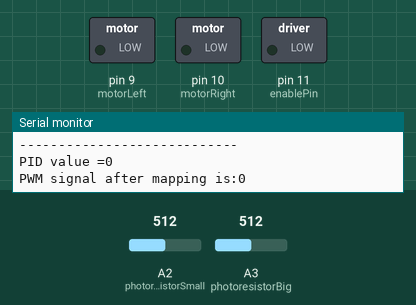
The sketch below on a simulated Arduino Uno, built with avr-gcc and run on an emulated ATmega328P. On the bench: switched loads named in the sketch (green lamp = pin HIGH), the last lines printed to the serial monitor. The inputs (shaded band) are chosen by the test bench; at power-on: A3 (photoresistorBig) = 512, A2 (photoresistorSmall) = 512.

Above: at 1.2 s.
1.3 s: A3 (photoresistorBig) set to 526
4.3 s: A3 (photoresistorBig) set to 543
At 5.2 s:
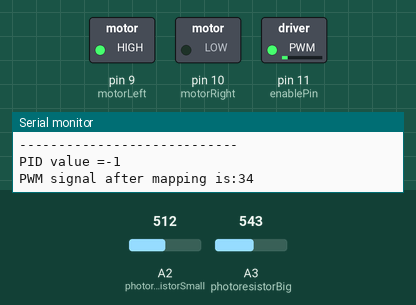
5.8 s: A2 (photoresistorSmall) set to 122
At 7.0 s:
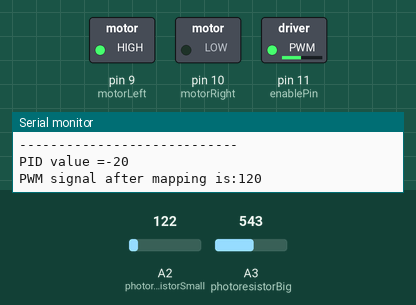
7.3 s: A2 (photoresistorSmall) set to 716
At 8.5 s:
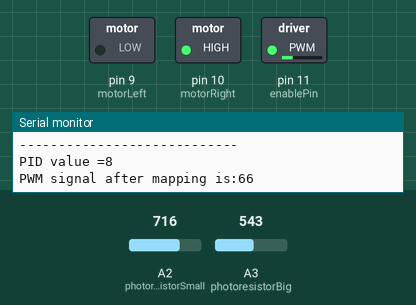
8.8 s: A2 (photoresistorSmall) set to 1023
At 10.0 s:
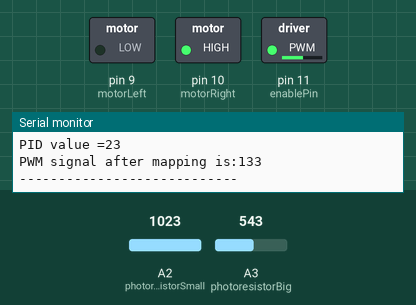
10.3 s: A3 (photoresistorBig) set to 900
At 11.4 s:
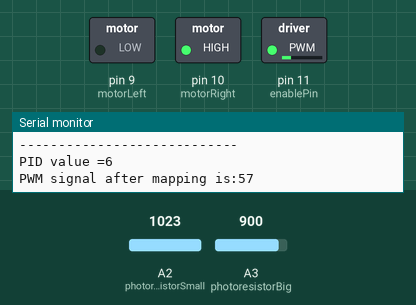
Timing chart, 0 to 12.8 s (numbered marks = the images above; inputs shaded):
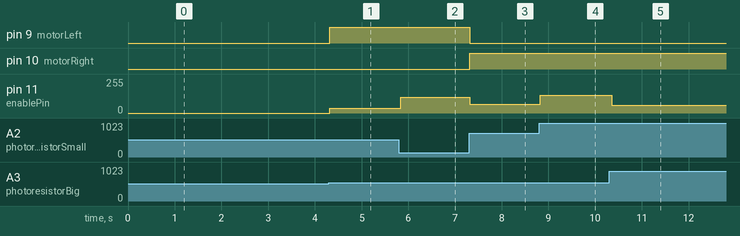

The sketch:

important_arduino_project.ino
```cpp
int photoresistorSmall = A2; // Photoresistor of the small breadboard
int photoresistorBig = A3; // Photoresistor of the big breadboard
int valueSmall = 0;
int valueBig = 0;
int i=0;
int enablePin = 11;
int motorRight = 10;
int motorLeft = 9;


float error=0;

//Proportional Controller
float k=0.0488;
float proportional = 0;

// Derivative
float kd = 0.02;
float derivative = 0;

float ti=0;
float tf=0;
float incT=0;

int q=0;
int q_int=0;
int q_prev=0;
int t_prev=0;
int t_new = 0;
int dt = 0;

// Integer
float ki = 0.2;
float integral = 0;

void setup() {
  // put your setup code here, to run once:
  Serial.begin(9600); // Enabling Serial Monitor [top-right]
  pinMode(enablePin, OUTPUT);          // Control motor speed
  pinMode(motorRight, OUTPUT);         // Pins for
  pinMode(motorLeft, OUTPUT);          // direction

  valueSmall=analogRead(photoresistorSmall); // get initial values
  valueBig=analogRead(photoresistorBig);

  q = valueSmall-valueBig; // Initial Error
  q_int = q; // Error of integral

  q_prev = q; // Previous error
  t_prev = millis();  // measure initial measurement time

}

void loop() {
  int pid_sum = 0; // Sum of Proportional, Integral and Derivative controller

  q = getError(); // Function that calculates the new error
  t_new = millis();

  //Serial.print("q = ");
  //Serial.println(q);

  //proportional
  proportional=k*q;

  //Integral & Derivative

  dt = (t_new - t_prev)/1000; // Difference between the 2 measurements

  derivative = (q-q_prev)/dt;

  q_prev = q;
  t_prev = t_new;

  q_int = q_int + q * dt;

    //incT=(tf-ti)/1000;   // Calculate in ms

  derivative=kd*derivative;
  integral=ki * q_int;


  pid_sum = integral + proportional;

  Serial.print("PID value =");
  Serial.println(pid_sum);


       if(pid_sum > 0){

      pid_sum = map(pid_sum,0, 50,30, 255);
      analogWrite(enablePin, pid_sum);            //Control speed
      digitalWrite(motorRight, HIGH);             //Control Direction
      digitalWrite(motorLeft, LOW);

       }else if(pid_sum < 0){

      pid_sum = map(-pid_sum,0, 50,30, 255);
      analogWrite(enablePin, pid_sum);
      digitalWrite(motorRight, LOW);
      digitalWrite(motorLeft, HIGH);

       }


  Serial.print("PWM signal after mapping is:");
  Serial.println(pid_sum);

  //analogWrite(10, pid_sum);
  Serial.println("----------------------------");


/*
 * We are using only one transistor, so DC motor can turn into only one direction. In order to make the
 * motor to rotate to the opposite direction we have to connect a second digiatal pin to dc motor with
 * another transistor as well and connect the transistor reverse-biased. So, if we have a value that is
 * below 0 in pid_sum then we analogWrite(pinA, 0) to switch off the first pin (not to rotate in the
 * previous direction and analogWrite(pinB, -pid_sum). Minus is very important because PWM cannot interpret
 * negative values.
 *
 */

}

int getError(){


  int valueSmall=analogRead(photoresistorSmall);
  int valueBig=analogRead(photoresistorBig);

  return valueSmall-valueBig;

}
```

Measured:
- the behaviour switches between 532 and 533 on A3 (photoresistorBig) (found by bisection; images 0 and 1)
- after the input at 4.3 s, pin 9 (motorLeft): LOW → HIGH at once; pin 11 (enablePin): 0/255 → 34/255 at once
- after the input at 5.8 s, pin 11 (enablePin): 34/255 → 120/255 at once
- after the input at 7.3 s, pin 9 (motorLeft): HIGH → LOW at once; pin 10 (motorRight): LOW → HIGH at once; pin 11 (enablePin): 120/255 → 66/255 at once
- after the input at 8.8 s, pin 11 (enablePin): 66/255 → 133/255 at once
- after the input at 10.3 s, pin 11 (enablePin): 133/255 → 57/255 after 0.06 s
